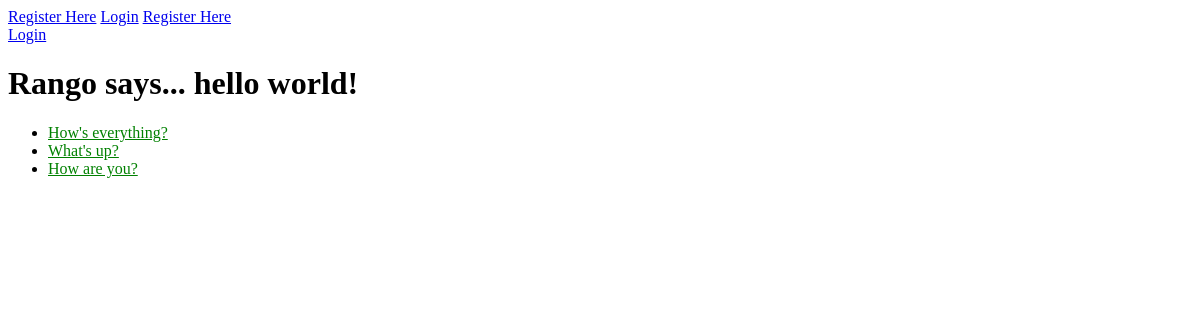
/polls/, run on an earlier commit of the app's database.
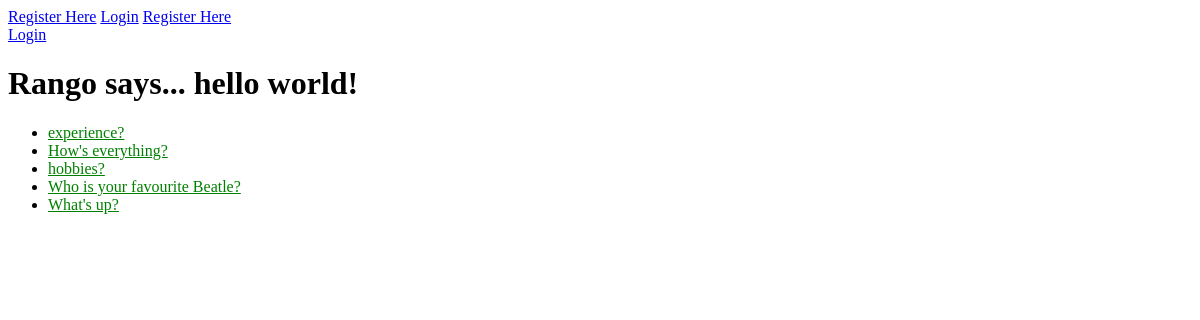
And on a later commit of the database.
### polls/models.py (models this page shows, shortened)
class Question(models.Model):
    question_text = models.CharField(max_length=200)
    pub_date = models.DateTimeField('date published')
    def was_published_recently(self):
        now = timezone.now()
        return  now - datetime.timedelta(days=1) <= self.pub_date <= now
    was_published_recently.admin_order_field = 'pub_date'
    was_published_recently.boolean = True
    was_published_recently.short_description = 'Published recently?'

### polls/views.py (the view)
class IndexView(generic.ListView):
    template_name = 'polls/index.html'
    context_object_name = 'latest_question_list'
    def get_queryset(self):
        return Question.objects.filter(
            pub_date__lte=timezone.now()
            ).order_by('-pub_date')[:5]

### polls/templates/polls/index.html (shortened to what this page needs)
{% load staticfiles %}
<link rel="stylesheet" type="text/css" href="{% static 'polls/style.css' %}" />
<a href="/polls/register/">Register Here</a>
<a href="/polls/login/">Login</a>
{% if user.is_authenticated %}
<a href="/polls/restricted/">Restricted Page</a><br />
<a href="/polls/logout/">Logout</a><br />
{% else %}
<a href="/polls/register/">Register Here</a><br />
<a href="/polls/login/">Login</a><br />
{% endif %}
{% if user.is_authenticated %}
<h1>Rango says... hello {{ user.username }}!</h1>
{% else %}
<h1>Rango says... hello world!</h1>
{% endif %}
{% if latest_question_list %}
    <ul>
    {% for question in latest_question_list %}
        <li><a href="{%url 'polls:detail' question.id}">{{ question.question_text }}</a></li>
    </ul>
{% else %}
    <p>No polls are available.</p>
{% endif %}

### polls/static/polls/style.css (style rules this page uses)
li a { color: green; }

What changed in the data, as far as the page shows it:
no longer on this page (row unchanged): Question: question_text "How are you?"
added Question: question_text "experience?"
added Question: question_text "hobbies?"
added Question: question_text "Who is your favourite Beatle?"
